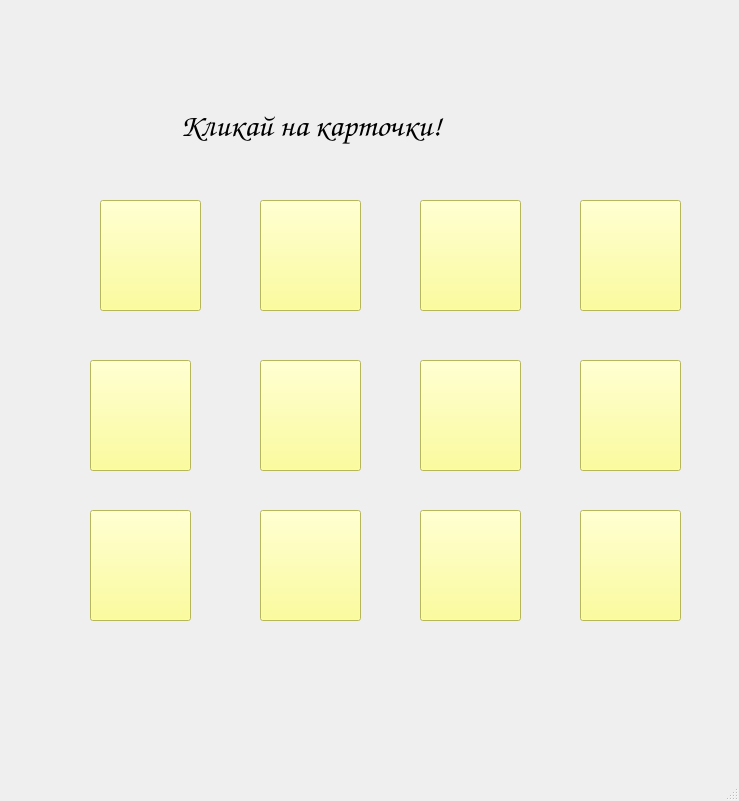
<?xml version="1.0" encoding="UTF-8"?>
<ui version="4.0">
 <class>ThirdWindow</class>
 <widget class="QMainWindow" name="ThirdWindow">
  <property name="geometry">
   <rect>
    <x>0</x>
    <y>0</y>
    <width>739</width>
    <height>801</height>
   </rect>
  </property>
  <property name="windowTitle">
   <string>ClickME</string>
  </property>
  <widget class="QWidget" name="centralwidget">
   <widget class="QLabel" name="label">
    <property name="geometry">
     <rect>
      <x>-160</x>
      <y>0</y>
      <width>1111</width>
      <height>751</height>
     </rect>
    </property>
    <property name="text">
     <string/>
    </property>
    <property name="pixmap">
     <pixmap>1.jpg</pixmap>
    </property>
   </widget>
   <widget class="QLabel" name="label_2">
    <property name="geometry">
     <rect>
      <x>100</x>
      <y>200</y>
      <width>101</width>
      <height>111</height>
     </rect>
    </property>
    <property name="text">
     <string/>
    </property>
    <property name="pixmap">
     <pixmap>pyth.jpeg</pixmap>
    </property>
    <property name="scaledContents">
     <bool>true</bool>
    </property>
   </widget>
   <widget class="QLabel" name="label_3">
    <property name="geometry">
     <rect>
      <x>90</x>
      <y>510</y>
      <width>101</width>
      <height>111</height>
     </rect>
    </property>
    <property name="text">
     <string/>
    </property>
    <property name="pixmap">
     <pixmap>js-logo.png</pixmap>
    </property>
    <property name="scaledContents">
     <bool>true</bool>
    </property>
   </widget>
   <widget class="QLabel" name="label_4">
    <property name="geometry">
     <rect>
      <x>260</x>
      <y>510</y>
      <width>101</width>
      <height>111</height>
     </rect>
    </property>
    <property name="text">
     <string/>
    </property>
    <property name="pixmap">
     <pixmap>feature-image-docker.png</pixmap>
    </property>
    <property name="scaledContents">
     <bool>true</bool>
    </property>
   </widget>
   <widget class="QLabel" name="label_5">
    <property name="geometry">
     <rect>
      <x>420</x>
      <y>510</y>
      <width>101</width>
      <height>111</height>
     </rect>
    </property>
    <property name="text">
     <string/>
    </property>
    <property name="pixmap">
     <pixmap>php.jpg</pixmap>
    </property>
    <property name="scaledContents">
     <bool>true</bool>
    </property>
   </widget>
   <widget class="QLabel" name="label_6">
    <property name="geometry">
     <rect>
      <x>580</x>
      <y>510</y>
      <width>101</width>
      <height>111</height>
     </rect>
    </property>
    <property name="text">
     <string/>
    </property>
    <property name="pixmap">
     <pixmap>java.jpeg</pixmap>
    </property>
    <property name="scaledContents">
     <bool>true</bool>
    </property>
   </widget>
   <widget class="QLabel" name="label_7">
    <property name="geometry">
     <rect>
      <x>90</x>
      <y>360</y>
      <width>101</width>
      <height>111</height>
     </rect>
    </property>
    <property name="text">
     <string/>
    </property>
    <property name="pixmap">
     <pixmap>c#.jpg</pixmap>
    </property>
    <property name="scaledContents">
     <bool>true</bool>
    </property>
   </widget>
   <widget class="QLabel" name="label_8">
    <property name="geometry">
     <rect>
      <x>260</x>
      <y>360</y>
      <width>101</width>
      <height>111</height>
     </rect>
    </property>
    <property name="text">
     <string/>
    </property>
    <property name="pixmap">
     <pixmap>pyth.jpeg</pixmap>
    </property>
    <property name="scaledContents">
     <bool>true</bool>
    </property>
   </widget>
   <widget class="QLabel" name="label_9">
    <property name="geometry">
     <rect>
      <x>420</x>
      <y>360</y>
      <width>101</width>
      <height>111</height>
     </rect>
    </property>
    <property name="text">
     <string/>
    </property>
    <property name="pixmap">
     <pixmap>js-logo.png</pixmap>
    </property>
    <property name="scaledContents">
     <bool>true</bool>
    </property>
   </widget>
   <widget class="QLabel" name="label_10">
    <property name="geometry">
     <rect>
      <x>580</x>
      <y>360</y>
      <width>101</width>
      <height>111</height>
     </rect>
    </property>
    <property name="text">
     <string/>
    </property>
    <property name="pixmap">
     <pixmap>feature-image-docker.png</pixmap>
    </property>
    <property name="scaledContents">
     <bool>true</bool>
    </property>
   </widget>
   <widget class="QLabel" name="label_11">
    <property name="geometry">
     <rect>
      <x>580</x>
      <y>200</y>
      <width>101</width>
      <height>111</height>
     </rect>
    </property>
    <property name="text">
     <string/>
    </property>
    <property name="pixmap">
     <pixmap>c#.jpg</pixmap>
    </property>
    <property name="scaledContents">
     <bool>true</bool>
    </property>
   </widget>
   <widget class="QLabel" name="label_12">
    <property name="geometry">
     <rect>
      <x>420</x>
      <y>200</y>
      <width>101</width>
      <height>111</height>
     </rect>
    </property>
    <property name="text">
     <string/>
    </property>
    <property name="pixmap">
     <pixmap>java.jpeg</pixmap>
    </property>
    <property name="scaledContents">
     <bool>true</bool>
    </property>
   </widget>
   <widget class="QLabel" name="label_13">
    <property name="geometry">
     <rect>
      <x>260</x>
      <y>200</y>
      <width>101</width>
      <height>111</height>
     </rect>
    </property>
    <property name="text">
     <string/>
    </property>
    <property name="pixmap">
     <pixmap>php.jpg</pixmap>
    </property>
    <property name="scaledContents">
     <bool>true</bool>
    </property>
   </widget>
   <widget class="QLabel" name="label_14">
    <property name="geometry">
     <rect>
      <x>180</x>
      <y>80</y>
      <width>421</width>
      <height>91</height>
     </rect>
    </property>
    <property name="font">
     <font>
      <family>Comic Sans MS</family>
      <pointsize>24</pointsize>
     </font>
    </property>
    <property name="text">
     <string>Кликай на карточки!</string>
    </property>
   </widget>
   <widget class="QPushButton" name="pushButton">
    <property name="geometry">
     <rect>
      <x>100</x>
      <y>200</y>
      <width>101</width>
      <height>111</height>
     </rect>
    </property>
    <property name="styleSheet">
     <string notr="true">background-color: rgb(255, 255, 127);</string>
    </property>
    <property name="text">
     <string/>
    </property>
   </widget>
   <widget class="QPushButton" name="pushButton_2">
    <property name="geometry">
     <rect>
      <x>580</x>
      <y>510</y>
      <width>101</width>
      <height>111</height>
     </rect>
    </property>
    <property name="styleSheet">
     <string notr="true">background-color: rgb(255, 255, 127);</string>
    </property>
    <property name="text">
     <string/>
    </property>
   </widget>
   <widget class="QPushButton" name="pushButton_3">
    <property name="geometry">
     <rect>
      <x>420</x>
      <y>510</y>
      <width>101</width>
      <height>111</height>
     </rect>
    </property>
    <property name="styleSheet">
     <string notr="true">background-color: rgb(255, 255, 127);</string>
    </property>
    <property name="text">
     <string/>
    </property>
   </widget>
   <widget class="QPushButton" name="pushButton_4">
    <property name="geometry">
     <rect>
      <x>260</x>
      <y>510</y>
      <width>101</width>
      <height>111</height>
     </rect>
    </property>
    <property name="styleSheet">
     <string notr="true">background-color: rgb(255, 255, 127);</string>
    </property>
    <property name="text">
     <string/>
    </property>
   </widget>
   <widget class="QPushButton" name="pushButton_5">
    <property name="geometry">
     <rect>
      <x>90</x>
      <y>510</y>
      <width>101</width>
      <height>111</height>
     </rect>
    </property>
    <property name="styleSheet">
     <string notr="true">background-color: rgb(255, 255, 127);</string>
    </property>
    <property name="text">
     <string/>
    </property>
   </widget>
   <widget class="QPushButton" name="pushButton_6">
    <property name="geometry">
     <rect>
      <x>580</x>
      <y>360</y>
      <width>101</width>
      <height>111</height>
     </rect>
    </property>
    <property name="styleSheet">
     <string notr="true">background-color: rgb(255, 255, 127);</string>
    </property>
    <property name="text">
     <string/>
    </property>
   </widget>
   <widget class="QPushButton" name="pushButton_7">
    <property name="geometry">
     <rect>
      <x>420</x>
      <y>360</y>
      <width>101</width>
      <height>111</height>
     </rect>
    </property>
    <property name="styleSheet">
     <string notr="true">background-color: rgb(255, 255, 127);</string>
    </property>
    <property name="text">
     <string/>
    </property>
   </widget>
   <widget class="QPushButton" name="pushButton_8">
    <property name="geometry">
     <rect>
      <x>260</x>
      <y>360</y>
      <width>101</width>
      <height>111</height>
     </rect>
    </property>
    <property name="styleSheet">
     <string notr="true">background-color: rgb(255, 255, 127);</string>
    </property>
    <property name="text">
     <string/>
    </property>
   </widget>
   <widget class="QPushButton" name="pushButton_9">
    <property name="geometry">
     <rect>
      <x>90</x>
      <y>360</y>
      <width>101</width>
      <height>111</height>
     </rect>
    </property>
    <property name="styleSheet">
     <string notr="true">background-color: rgb(255, 255, 127);</string>
    </property>
    <property name="text">
     <string/>
    </property>
   </widget>
   <widget class="QPushButton" name="pushButton_10">
    <property name="geometry">
     <rect>
      <x>580</x>
      <y>200</y>
      <width>101</width>
      <height>111</height>
     </rect>
    </property>
    <property name="styleSheet">
     <string notr="true">background-color: rgb(255, 255, 127);</string>
    </property>
    <property name="text">
     <string/>
    </property>
   </widget>
   <widget class="QPushButton" name="pushButton_11">
    <property name="geometry">
     <rect>
      <x>420</x>
      <y>200</y>
      <width>101</width>
      <height>111</height>
     </rect>
    </property>
    <property name="styleSheet">
     <string notr="true">background-color: rgb(255, 255, 127);</string>
    </property>
    <property name="text">
     <string/>
    </property>
   </widget>
   <widget class="QPushButton" name="pushButton_12">
    <property name="geometry">
     <rect>
      <x>260</x>
      <y>200</y>
      <width>101</width>
      <height>111</height>
     </rect>
    </property>
    <property name="styleSheet">
     <string notr="true">background-color: rgb(255, 255, 127);</string>
    </property>
    <property name="text">
     <string/>
    </property>
   </widget>
  </widget>
  <widget class="QMenuBar" name="menubar">
   <property name="geometry">
    <rect>
     <x>0</x>
     <y>0</y>
     <width>739</width>
     <height>26</height>
    </rect>
   </property>
  </widget>
  <widget class="QStatusBar" name="statusbar"/>
 </widget>
 <resources/>
 <connections/>
</ui>
